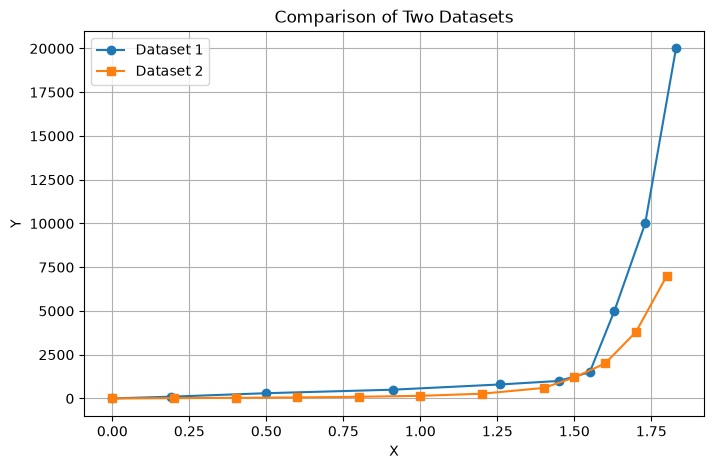

Python code for this plot:
import matplotlib.pyplot as plt
import numpy as np

# Dataset 1
x1 = [0, 0.19, 0.50, 0.91, 1.26, 1.45, 1.55, 1.63, 1.73, 1.83]
y1 = [0.00, 100, 300, 500, 800, 1000, 1500, 5000, 10000, 20000]

# Dataset 2
x2 = [0.0, 0.2, 0.4, 0.6, 0.8, 1.0, 1.2, 1.4, 1.5, 1.6, 1.7, 1.8]
y2 = [0, 18, 35, 60, 95, 150, 270, 600, 1200, 2000, 3800, 7000]

plt.figure(figsize=(8, 5))
plt.plot(x1, y1, marker='o', label='Dataset 1')
plt.plot(x2, y2, marker='s', label='Dataset 2')
plt.xlabel('X')
plt.ylabel('Y')
plt.title('Comparison of Two Datasets')
plt.legend()
plt.grid(True)
plt.savefig('plot.png', bbox_inches='tight')
plt.close()
print("Plot generated successfully.")
